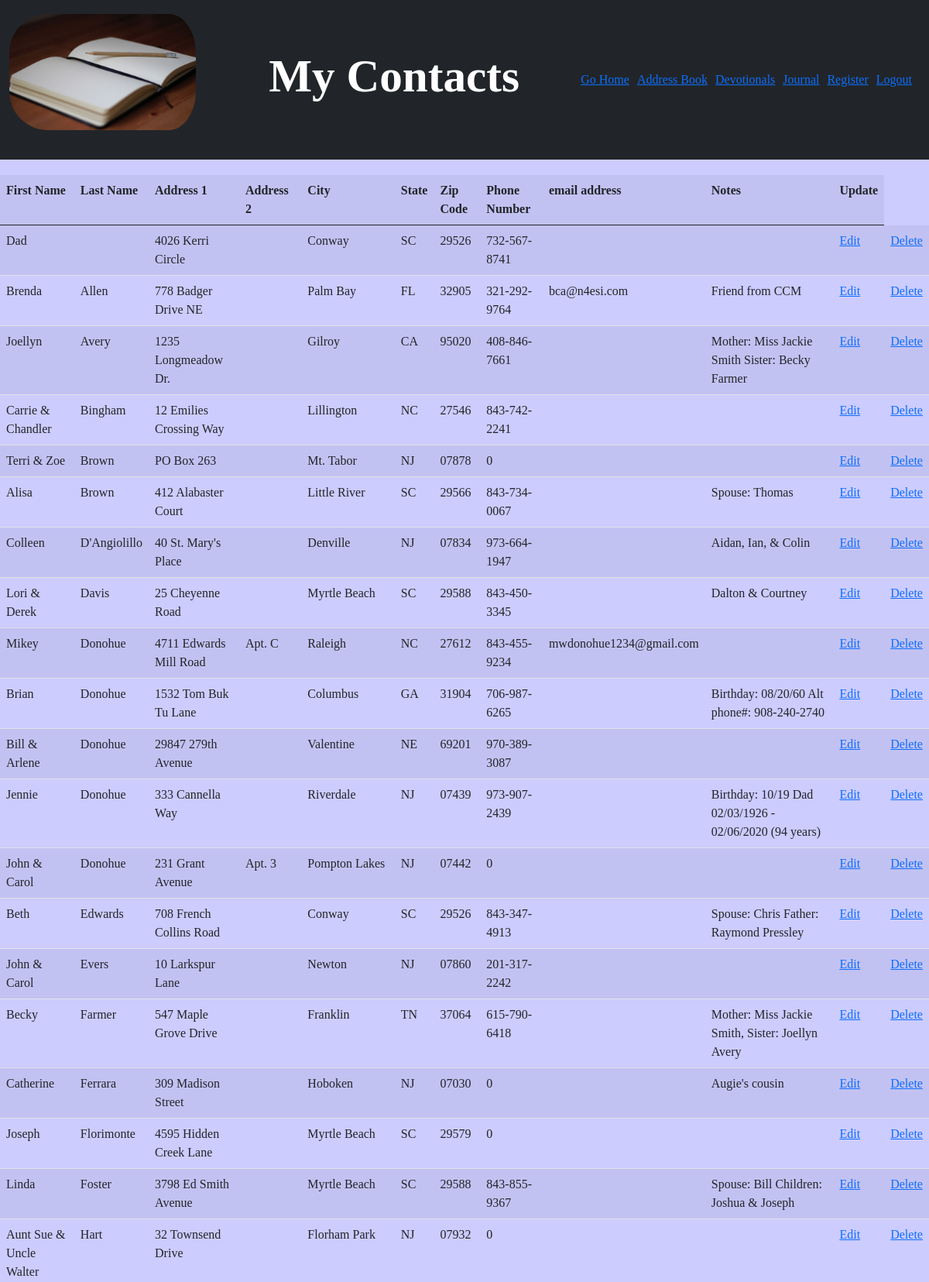
/address_list (signed in, upper part), run on the app's committed database.
### application.py (models this page shows, shortened)
class Addresses(db.Model):
    id = db.Column('id', db.Integer, primary_key=True)
    user_id = db.Column('user_id', db.Integer,
                        db.ForeignKey('users.id'), nullable=False)
    first_name = db.Column('first_name', db.TEXT, nullable=False)
    last_name = db.Column('last_name', db.TEXT, nullable=True)
    street1 = db.Column('street1', db.TEXT, nullable=False)
    street2 = db.Column('street2', db.TEXT, nullable=True)
    city = db.Column('city', db.TEXT, nullable=True)
    state = db.Column('state', db.CHAR(2), nullable=True)
    zip_code = db.Column('zip_code', db.VARCHAR(10), nullable=True)
    phone = db.Column('phone', db.VARCHAR(22), nullable=False)
    email = db.Column('email', db.TEXT, nullable=True)
    notes = db.Column('notes', db.TEXT, nullable=True)

### application.py (the view)
@app.route("/address_list")
@login_required
def address_list():
    user_id = session["user_id"]
    contact = Addresses.query.filter_by(
        user_id=user_id).order_by(Addresses.last_name).all()
    return render_template("address_list.html", contacts=contact)

### application.py (called while the page is built)
def login_required(f):
    @wraps(f)
    def wrap(*args, **kwargs):
        if session.get("user_id") is None:
            return redirect("/login")
        return f(*args, **kwargs)
    return wrap

### templates/address_list.html (shortened to what this page needs)
{% extends "layout.html" %}
{% block body %}
<nav class="navbar navbar-expand-sm bg-dark navbar-dark">
    <div class="container-fluid">
        <div class="navbar-header">
            <a class="navbar-brand"><img id="logo" src="static/images/blank-journal.jpg" alt="Logo"></a>
        </div>
        <h2>My Contacts</h2>
        <ul class="nav navbar-nav navbar-right">
            <li><a href="/"> Go Home</a></li>
            <li><a href="/address_book"> Address Book</a></li>
            <li><a href="/verses"> Devotionals</a></li>
            <li><a href="/journal"> Journal</a></li>
            <li><a href="/register"> Register</a></li>
            <li><a href="/logout"> Logout</a></li>
        </ul>
    </div>
</nav>
<table class="table table-striped">
    <tr>
        <th>First Name</th>
        <th>Last Name</th>
        <th>Address 1</th>
        <th>Address 2</th>
        <th>City</th>
        <th>State</th>
        <th>Zip Code</th>
        <th>Phone Number</th>
        <th>email address</th>
        <th>Notes</th>
        <th>Update</th>
    </tr>
    <tbody>
        {% for contact in contacts %}
        <tr>
            <td>{{contact["first_name"]}}</td>
            <td>{{contact["last_name"]}}</td>
            <td>{{contact["street1"]}}</td>
            <td>{{contact["street2"]}}</td>
            <td>{{contact["city"]}}</td>
            <td>{{contact["state"]}}</td>
            <td>{{contact["zip_code"]}}</td>
            <td>{{contact["phone"]}}</td>
            <td>{{contact["email"]}}</td>
            <td>{{contact["notes"]}}</td>
            <td><a href="/edit_contact/{{contact['id']}}">Edit</a></td>
            <td><a href="/delete/{{contact['id']}}">Delete</a></td>
        </tr>
        {% endfor %}
</table>
{% endblock %}

### static/styles.css (style rules this page uses)
body { font-family: Gothic; background-color: #CCCCFF; margin-bottom: 150px; }
#logo { height: 150px; width: 100%; float: left; margin-top: 10px; border-radius: 50px; }
.navbar-nav li { margin-right: 10px; }
h1, h2 { font-size: 3.7rem; font-weight: bold; text-align: center; }
h2 { color: #FFF; }
img { height: 250px; width: 100%; padding-right: 15px; }
nav { margin-bottom: 20px; }

### data on the page
Addresses: first_name "Dad", street1 "4026 Kerri Circle", city "Conway", state "SC", zip_code "29526", phone "732-567-8741"
Addresses: first_name "Brenda", last_name "Allen", street1 "778 Badger Drive NE", city "Palm Bay", state "FL", zip_code "32905", phone "321-292-9764", email "bca@n4esi.com", notes "Friend from CCM"
Addresses: first_name "Joellyn", last_name "Avery", street1 "1235 Longmeadow Dr.", city "Gilroy", state "CA", zip_code "95020", phone "408-846-7661", notes "Mother: Miss Jackie Smith Sister: Becky Farmer"
Addresses: first_name "Carrie & Chandler", last_name "Bingham", street1 "12 Emilies Crossing Way", city "Lillington", state "NC", zip_code "27546", phone "843-742-2241"
Addresses: first_name "Terri & Zoe", last_name "Brown", street1 "PO Box 263", city "Mt. Tabor", state "NJ", zip_code "07878", phone "0"
Addresses: first_name "Alisa", last_name "Brown", street1 "412 Alabaster Court", city "Little River", state "SC", zip_code "29566", phone "843-734-0067", notes "Spouse: Thomas"
Addresses: first_name "Colleen", last_name "D'Angiolillo", street1 "40 St. Mary's Place", city "Denville", state "NJ", zip_code "07834", phone "973-664-1947", notes "Aidan, Ian, & Colin"
Addresses: first_name "Lori & Derek", last_name "Davis", street1 "25 Cheyenne Road", city "Myrtle Beach", state "SC", zip_code "29588", phone "843-450-3345", notes "Dalton & Courtney"
Addresses: first_name "Mikey", last_name "Donohue", street1 "4711 Edwards Mill Road", street2 "Apt. C", city "Raleigh", state "NC", zip_code "27612", phone "843-455-9234", email "mwdonohue1234@gmail.com"
Addresses: first_name "Brian", last_name "Donohue", street1 "1532 Tom Buk Tu Lane", city "Columbus", state "GA", zip_code "31904", phone "706-987-6265", notes "Birthday: 08/20/60 Alt phone#: 908-240-2740"
Addresses: first_name "Bill & Arlene", last_name "Donohue", street1 "29847 279th Avenue", city "Valentine", state "NE", zip_code "69201", phone "970-389-3087"
Addresses: first_name "Jennie", last_name "Donohue", street1 "333 Cannella Way", city "Riverdale", state "NJ", zip_code "07439", phone "973-907-2439", notes "Birthday: 10/19 Dad 02/03/1926 - 02/06/2020 (94 years)"
Addresses: first_name "John & Carol", last_name "Donohue", street1 "231 Grant Avenue", street2 "Apt. 3", city "Pompton Lakes", state "NJ", zip_code "07442", phone "0"
Addresses: first_name "Beth", last_name "Edwards", street1 "708 French Collins Road", city "Conway", state "SC", zip_code "29526", phone "843-347-4913", notes "Spouse: Chris Father: Raymond Pressley"
Addresses: first_name "John & Carol", last_name "Evers", street1 "10 Larkspur Lane", city "Newton", state "NJ", zip_code "07860", phone "201-317-2242"
Addresses: first_name "Becky", last_name "Farmer", street1 "547 Maple Grove Drive", city "Franklin", state "TN", zip_code "37064", phone "615-790-6418", notes "Mother: Miss Jackie Smith, Sister: Joellyn Avery"
Addresses: first_name "Catherine", last_name "Ferrara", street1 "309 Madison Street", city "Hoboken", state "NJ", zip_code "07030", phone "0", notes "Augie's cousin"
Addresses: first_name "Joseph", last_name "Florimonte", street1 "4595 Hidden Creek Lane", city "Myrtle Beach", state "SC", zip_code "29579", phone "0"
Addresses: first_name "Linda", last_name "Foster", street1 "3798 Ed Smith Avenue", city "Myrtle Beach", state "SC", zip_code "29588", phone "843-855-9367", notes "Spouse: Bill Children: Joshua & Joseph"
Addresses: first_name "Aunt Sue & Uncle Walter", last_name "Hart", street1 "32 Townsend Drive", city "Florham Park", state "NJ", zip_code "07932", phone "0"
